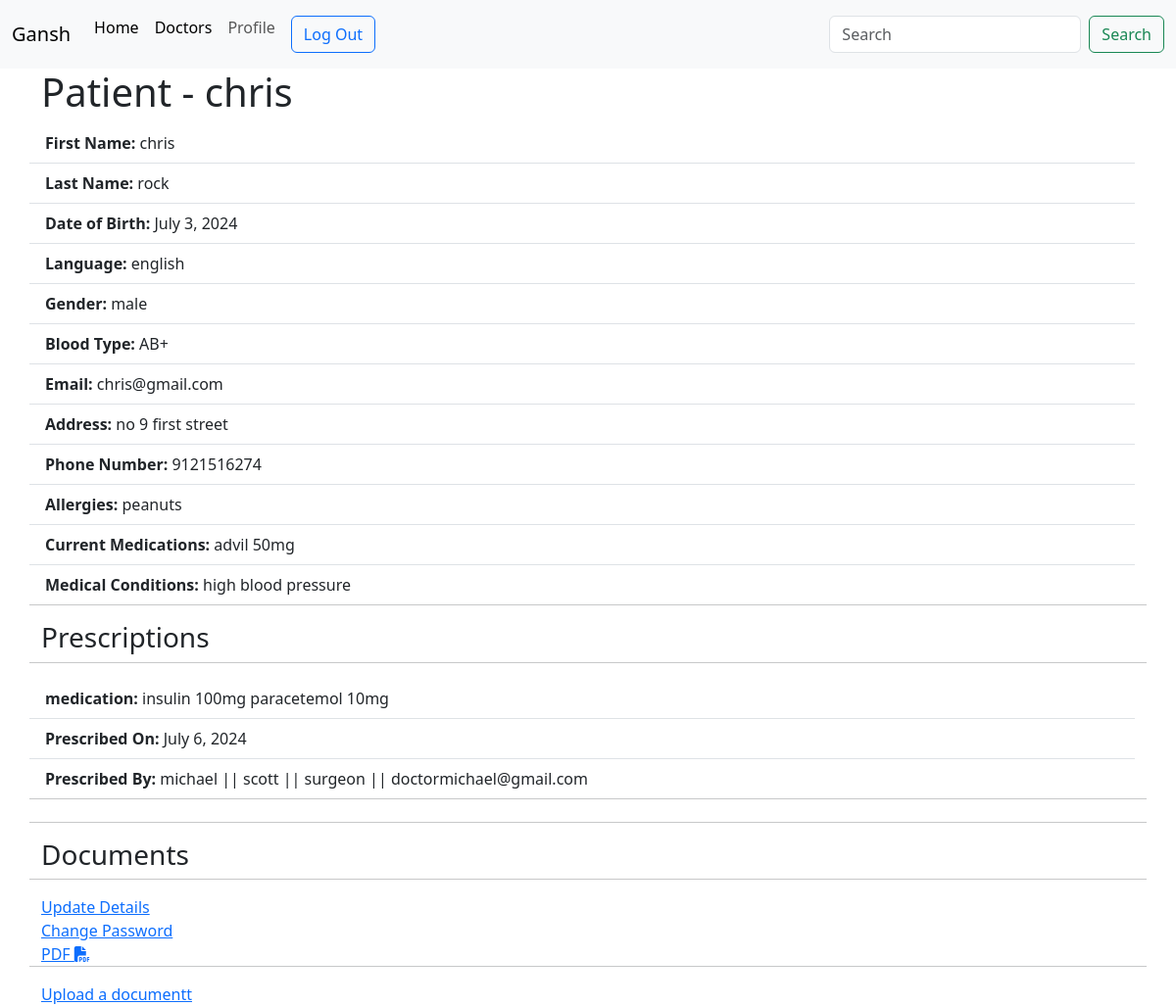
Page /patient-profile/sulaiman/ (signed in) on the committed database.
### thesis_api/models.py (models this page shows, shortened)
class Patient(models.Model):
    male = 'male'
    female = 'female'
    category_choices = [
        (male , 'male'), (female ,'female')
    ]
    A_postive = 'A+'
    A_negative = 'A-'
    B_postive = 'B+'
    B_negative = 'B-'
    AB_postive = 'AB+'
    AB_negative = 'AB-'
    O_postive = 'O+'
    O_negative = 'O-'
    blood_type = [
        (A_postive , 'A+',),(A_negative , 'A-'),(B_postive , 'B+'),(B_negative , 'B-'),(AB_postive , 'AB+'),(AB_negative , 'AB-'),(O_postive , 'O+'),(O_negative , 'O-')
    ]
    user = models.ForeignKey(User, on_delete=models.CASCADE)
    slug = models.SlugField(null=True, blank=True)
    first_name = models.CharField(max_length=50)
    last_name = models.CharField(max_length=50)
    date_of_birth = models.DateField(auto_now=False, auto_now_add=False)
    language = models.CharField(max_length=50)
    gender = models.CharField(max_length=50, choices=category_choices)
    blood_type = models.CharField(max_length=50, choices=blood_type)
    email = models.EmailField(max_length=254)
    address = models.TextField()
    phone_number = models.IntegerField()
    allergies = models.TextField()
    medical_conditions = models.TextField(help_text="write None if none ")
    current_medications = models.TextField(help_text="write None if none ")

class Prescriptions(models.Model):
    slug = models.SlugField(null=True, blank=True)
    medication = models.TextField(help_text="Please write the medication and dose.")
    prescribed_by = models.ForeignKey(Doctor, on_delete=models.SET_NULL, blank=True, null=True)
    prescribed_on = models.DateField(auto_now_add=True)
    prescribe_for = models.ForeignKey("Patient", on_delete=models.SET_NULL, blank=True, null=True)
    class Meta:
        verbose_name_plural = 'Prescriptions'

class Doctor(models.Model):
    male = 'male'
    female = 'female'
    category_choices = [
        (male , 'male'), (female ,'female')
    ]
    user = models.ForeignKey(User, on_delete=models.CASCADE)
    slug = models.SlugField(null=True, blank=True)
    first_name = models.CharField(max_length=50)
    last_name = models.CharField(max_length=50)
    specialization = models.CharField(max_length=150)
    date_of_birth = models.DateField(auto_now=False, auto_now_add=False)
    language = models.CharField(max_length=50)
    gender = models.CharField(max_length=50, choices=category_choices)
    email = models.EmailField(max_length=254)
    def __str__(self):
        return f"{self.first_name} || {self.last_name} || {self.specialization} || {self.email}"

### thesis_api/views.py (the view)
# urls.py: path('patient-profile/<str:username>/', views.patient_profile, name="patient-profile"),
@login_required(login_url='login')
def patient_profile(request, username):
    patient = Patient.objects.get(user=request.user)
    prescriptions = Prescriptions.objects.filter(prescribe_for=patient)
    documents = CompressedDICOMFile.objects.filter(user__username=username).order_by('-id')
    context = {"patient": patient, "prescriptions": prescriptions, 'documents': documents}
    return render(request, "patient_profile.html", context)

### templates/patient_profile.html (shortened to what this page needs)
{% extends "base.html" %}
{% load rest_framework %}
{% block content %}
    <div class="container">
        <h1>Patient - {{ patient.first_name }}</h1>
        <div class="row align-items-start">
            <ul class="list-group list-group-flush">
                <li class="list-group-item"><b>First Name: </b>{{ patient.first_name }}</li>
                <li class="list-group-item"><b>Last Name:</b> {{ patient.last_name }}</li>
                <li class="list-group-item"><b>Date of Birth:</b> {{ patient.date_of_birth }}</li>
                <li class="list-group-item"><b>Language:</b> {{ patient.language }}</li>
                <li class="list-group-item"><b>Gender:</B> {{ patient.gender }}</li>
                <li class="list-group-item"><b>Blood Type:</B> {{ patient.blood_type }}</li>
                <li class="list-group-item"><b>Email:</b> {{ patient.email }}</li>
                <li class="list-group-item"><b>Address:</b> {{ patient.address }}</li>
                <li class="list-group-item"><b>Phone Number:</b> {{ patient.phone_number }}</li>
                <li class="list-group-item"><b>Allergies:</b> {{ patient.allergies }}</li>
                <li class="list-group-item"><b>Current Medications:</b> {{ patient.current_medications }}</li>
                <li class="list-group-item"><b>Medical Conditions:</b> {{ patient.medical_conditions }}</li>
            </ul>
            <br>
            <hr>
            <h3>Prescriptions</h3>
            <hr>
            {% for prescription in prescriptions %}
            <ul class="list-group list-group-flush">
                <li class="list-group-item"><b>medication:</b> {{ prescription.medication }}</li>
                <li class="list-group-item"><b>Prescribed On:</b> {{ prescription.prescribed_on }}</li>
                <li class="list-group-item"><b>Prescribed By:</b> {{ prescription.prescribed_by }}</li>
            </ul>
            <hr>
            {% endfor %}
            <br>
            <hr>
            <h3>Documents</h3>
            <hr>
            {% if request.user == patient.user %}
                <a href="{% url 'patient' patient.slug %}"> Update Details</a>
                <a href="{% url 'password_change' %}" >Change Password</a>
                <a href="{% url 'generate-pdf' patient.slug %}">PDF <i class="fa-solid fa-file-pdf"></i> </a>
                <hr>
                <a href="{% url 'document-uploadd' %}" >Upload a documentt</a>
            {% endif %}
        </div>
    </div>
{% endblock content %}

### rows in the picture
Patient: first_name "chris", last_name "rock", date_of_birth "July 3, 2024", language "english", gender "male", blood_type "AB+", email "chris@gmail.com", address "no 9 first street", phone_number "9121516274", allergies "peanuts", current_medications "advil 50mg", medical_conditions "high blood pressure"
Prescriptions: medication "insulin 100mg paracetemol 10mg", prescribed_on "July 6, 2024", prescribed_by "michael || scott || surgeon || doctormichael@gmail.com"
